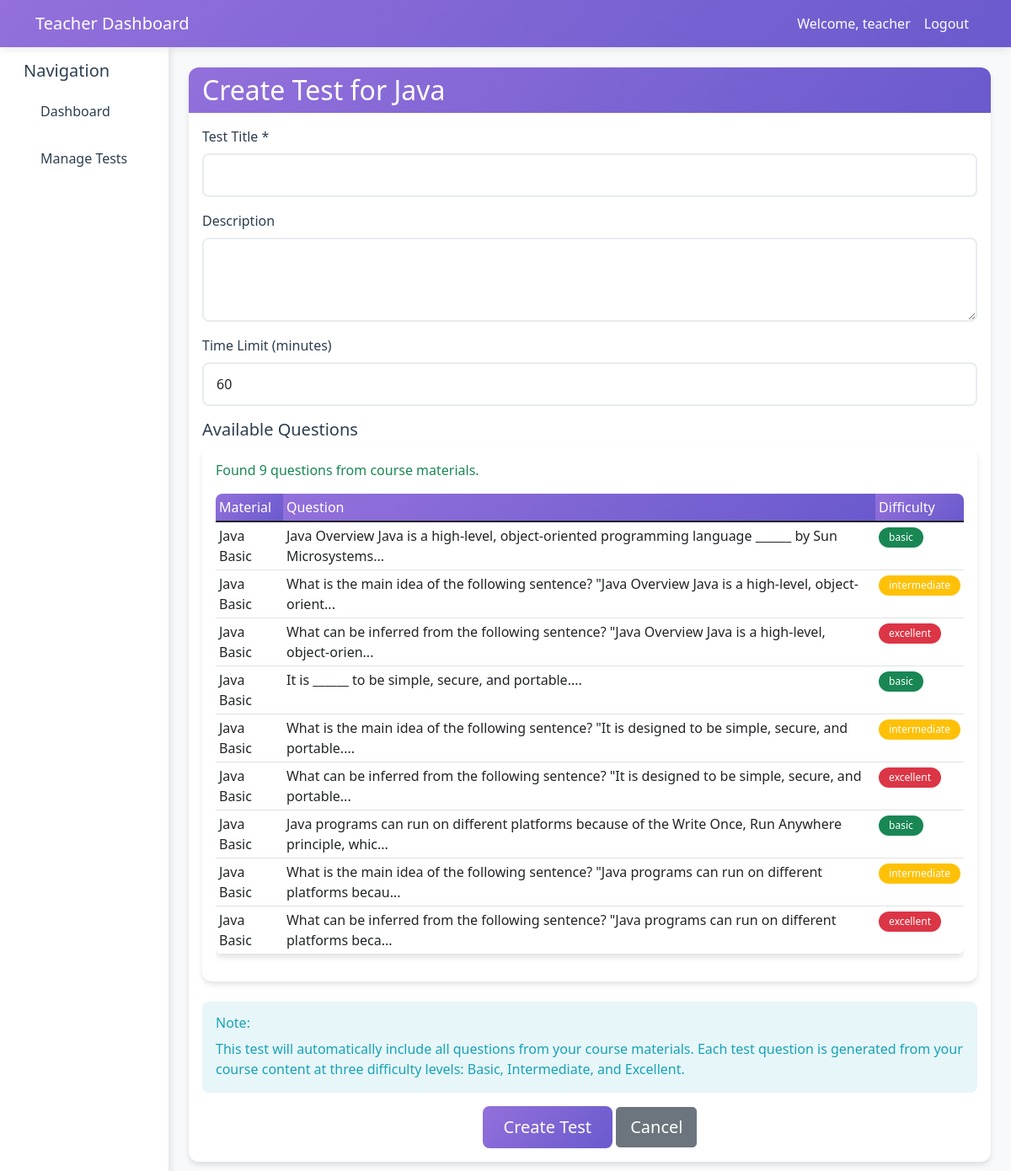
Screenshot of /teacher/create_test/1 (signed in) with the database file from the repository.
### models.py (models this page shows, shortened)
class User(UserMixin, db.Model):
    id = db.Column(db.Integer, primary_key=True)
    username = db.Column(db.String(80), unique=True, nullable=False)
    email = db.Column(db.String(120), unique=True, nullable=False)
    password_hash = db.Column(db.String(128))
    role = db.Column(db.String(20), nullable=False)  # admin, teacher, student
    created_at = db.Column(db.DateTime, default=datetime.utcnow)
    teacher_profile = db.relationship('Teacher', backref='user', uselist=False)
    student_profile = db.relationship('Student', backref='user', uselist=False)

class Course(db.Model):
    id = db.Column(db.Integer, primary_key=True)
    title = db.Column(db.String(200), nullable=False)
    description = db.Column(db.Text)
    teacher_id = db.Column(db.Integer, db.ForeignKey('teacher.id'), nullable=False)
    created_at = db.Column(db.DateTime, default=datetime.utcnow)
    materials = db.relationship('CourseMaterial', backref='course', lazy=True)
    enrollments = db.relationship('Enrollment', backref='course', lazy=True)
    tests = db.relationship('Test', backref='course', lazy=True)

class CourseMaterial(db.Model):
    id = db.Column(db.Integer, primary_key=True)
    course_id = db.Column(db.Integer, db.ForeignKey('course.id'), nullable=False)
    title = db.Column(db.String(200), nullable=False)
    content = db.Column(db.Text, nullable=False)
    file_path = db.Column(db.String(300))
    created_at = db.Column(db.DateTime, default=datetime.utcnow)
    questions = db.relationship('Question', backref='material', lazy=True)

class Question(db.Model):
    id = db.Column(db.Integer, primary_key=True)
    material_id = db.Column(db.Integer, db.ForeignKey('course_material.id'), nullable=False)
    question_text = db.Column(db.Text, nullable=False)
    answer = db.Column(db.Text, nullable=False)
    difficulty = db.Column(db.String(20), nullable=False)  # basic, intermediate, excellent
    question_type = db.Column(db.String(50))

### app.py (the view, shortened to what this page needs)
@app.route('/teacher/create_test/<int:course_id>', methods=['GET', 'POST'])
@login_required
def create_test(course_id):
    if current_user.role != 'teacher':
        flash('Access denied', 'error')
        return redirect(url_for('login'))
    course = Course.query.get_or_404(course_id)
    total_questions = 0
    for material in course.materials:
        total_questions += len(material.questions)
    return render_template('teacher/create_test.html',
                         course=course,
                         total_questions=total_questions,
                         theme_color=THEME_COLOR)

### app.py (called while the page is built)
@login_manager.user_loader
def load_user(user_id):
    return User.query.get(int(user_id))

### templates/teacher/create_test.html (shortened to what this page needs)
<!DOCTYPE html>
<html lang="en">
<head>
    <link href="https://cdn.jsdelivr.net/npm/bootstrap@5.1.3/dist/css/bootstrap.min.css" rel="stylesheet">
    <link href="{{ url_for('static', filename='css/style.css') }}" rel="stylesheet">
</head>
<body>
    <nav class="navbar navbar-expand-lg navbar-dark">
        <div class="container">
            <a class="navbar-brand" href="#">Teacher Dashboard</a>
            <div class="navbar-nav ms-auto">
                <span class="nav-link">Welcome, {{ current_user.username }}</span>
                <a class="nav-link" href="{{ url_for('logout') }}">Logout</a>
            </div>
        </div>
    </nav>
    <div class="container-fluid">
        <div class="row">
            <div class="col-md-3 col-lg-2 sidebar">
                <div class="p-3">
                    <h5>Navigation</h5>
                    <ul class="nav flex-column">
                        <li class="nav-item">
                            <a class="nav-link" href="{{ url_for('teacher_dashboard') }}">Dashboard</a>
                        </li>
                        <li class="nav-item">
                            <a class="nav-link" href="{{ url_for('manage_tests') }}">Manage Tests</a>
                        </li>
                    </ul>
                </div>
            </div>
            <div class="col-md-9 col-lg-10 ms-sm-auto px-4 py-4">
                <div class="card">
                    <div class="card-header">
                        <h2 class="card-title mb-0">Create Test for {{ course.title }}</h2>
                    </div>
                    <div class="card-body">
                        <form method="POST">
                            <div class="mb-3">
                                <label for="title" class="form-label">Test Title *</label>
                                <input type="text" class="form-control" id="title" name="title" required>
                            </div>
                            <div class="mb-3">
                                <label for="description" class="form-label">Description</label>
                                <textarea class="form-control" id="description" name="description" rows="3"></textarea>
                            </div>
                            <div class="mb-3">
                                <label for="time_limit" class="form-label">Time Limit (minutes)</label>
                                <input type="number" class="form-control" id="time_limit" name="time_limit" min="1" value="60">
                            </div>
                            <div class="mb-4">
                                <h5>Available Questions</h5>
                                <div class="card">
                                    <div class="card-body">
                                        {% if total_questions > 0 %}
                                            <p class="text-success">Found {{ total_questions }} questions from course materials.</p>
                                            <div class="table-responsive">
                                                <table class="table table-sm">
                                                    <thead>
                                                        <tr>
                                                            <th>Material</th>
                                                            <th>Question</th>
                                                            <th>Difficulty</th>
                                                        </tr>
                                                    </thead>
                                                    <tbody>
                                                        {% for material in course.materials %}
                                                            {% for question in material.questions %}
                                                            <tr>
                                                                <td>{{ material.title }}</td>
                                                                <td>{{ question.question_text[:100] }}...</td>
                                                                <td>
                                                                    <span class="badge {% if question.difficulty == 'basic' %}bg-success{% elif question.difficulty == 'intermediate' %}bg-warning{% else %}bg-danger{% endif %}">
                                                                        {{ question.difficulty }}
                                                                    </span>
                                                                </td>
                                                            </tr>
                                                            {% endfor %}
                                                        {% endfor %}
                                                    </tbody>
                                                </table>
                                            </div>
                                        {% else %}
                                            <p class="text-warning">No questions found. Please add materials to the course first.</p>
                                        {% endif %}
                                    </div>
                                </div>
                            </div>
                            <div class="alert alert-info">
                                <h6>Note:</h6>
                                <p class="mb-0">
                                    This test will automatically include all questions from your course materials.
                                    Each test question is generated from your course content at three difficulty levels:
                                    Basic, Intermediate, and Excellent.
                                </p>
                            </div>
                            <div class="text-center">
                                <button type="submit" class="btn btn-primary btn-lg" {% if total_questions == 0 %}disabled{% endif %}>
                                    Create Test
                                </button>
                                <a href="{{ url_for('manage_tests') }}" class="btn btn-secondary btn-lg">Cancel</a>
                            </div>
                        </form>
                    </div>
                </div>
            </div>
        </div>
    </div>
</body>
</html>

### static/css/style.css (style rules this page uses)
:root { --primary-color: #9370DB; --primary-dark: #7B68EE; --primary-light: #AB9BFF; --secondary-color: #6A5ACD; --accent-color: #483D8B; --text-dark: #2C3E50; --text-light: #7F8C8D; --bg-light: #F8F9FA; --bg-white: #FFFFFF; --success-color: #28A745; --warning-color: #FFC107; --danger-color: #DC3545; --info-color: #17A2B8; }
body { font-family: 'Segoe UI', Tahoma, Geneva, Verdana, sans-serif; background-color: var(--bg-light); color: var(--text-dark); }
.navbar { background: linear-gradient(135deg, var(--primary-color), var(--secondary-color)); box-shadow: 0 2px 10px rgba(0,0,0,0.1); }
.navbar-brand, .navbar-nav .nav-link { color: white !important; font-weight: 500; }
.sidebar { background: var(--bg-white); min-height: calc(100vh - 56px); box-shadow: 2px 0 10px rgba(0,0,0,0.1); }
.sidebar .nav-link { color: var(--text-dark); padding: 12px 20px; border-radius: 8px; margin: 4px 0; transition: all 0.3s ease; }
.card { border: none; border-radius: 12px; box-shadow: 0 4px 6px rgba(0,0,0,0.1); transition: transform 0.3s ease; margin-bottom: 20px; }
.card-header { background: linear-gradient(135deg, var(--primary-color), var(--secondary-color)); color: white; border-radius: 12px 12px 0 0 !important; border: none; }
.btn-primary { background: linear-gradient(135deg, var(--primary-color), var(--secondary-color)); border: none; border-radius: 8px; padding: 10px 25px; font-weight: 500; transition: all 0.3s ease; }
.form-control { border-radius: 8px; border: 2px solid #E9ECEF; padding: 12px 15px; transition: all 0.3s ease; }
.table { background: white; border-radius: 8px; overflow: hidden; box-shadow: 0 4px 6px rgba(0,0,0,0.1); }
.table th { background: linear-gradient(135deg, var(--primary-color), var(--secondary-color)); color: white; border: none; font-weight: 500; }
.alert { border-radius: 8px; border: none; }
.alert-info { background-color: rgba(23, 162, 184, 0.1); color: var(--info-color); }
.badge { padding: 6px 12px; border-radius: 20px; font-weight: 500; }

### rows the page displays
User: username "teacher"
Course: title "Java"
CourseMaterial: title "Java Basic"
Question: question_text "Java Overview Java is a high-level, object-oriented programming language ______ by Sun Microsystems", difficulty "basic"
Question: question_text "What is the main idea of the following sentence? \"Java Overview Java is a high-level, object-orient", difficulty "intermediate"
Question: question_text "What can be inferred from the following sentence? \"Java Overview Java is a high-level, object-orien", difficulty "excellent"
Question: question_text "It is ______ to be simple, secure, and portable.", difficulty "basic"
Question: question_text "What is the main idea of the following sentence? \"It is designed to be simple, secure, and portable.", difficulty "intermediate"
Question: question_text "What can be inferred from the following sentence? \"It is designed to be simple, secure, and portable", difficulty "excellent"
Question: question_text "Java programs can run on different platforms because of the Write Once, Run Anywhere principle, whic", difficulty "basic"
Question: question_text "What is the main idea of the following sentence? \"Java programs can run on different platforms becau", difficulty "intermediate"
Question: question_text "What can be inferred from the following sentence? \"Java programs can run on different platforms beca", difficulty "excellent"

### other values shown
{{ total_questions }} "9"
